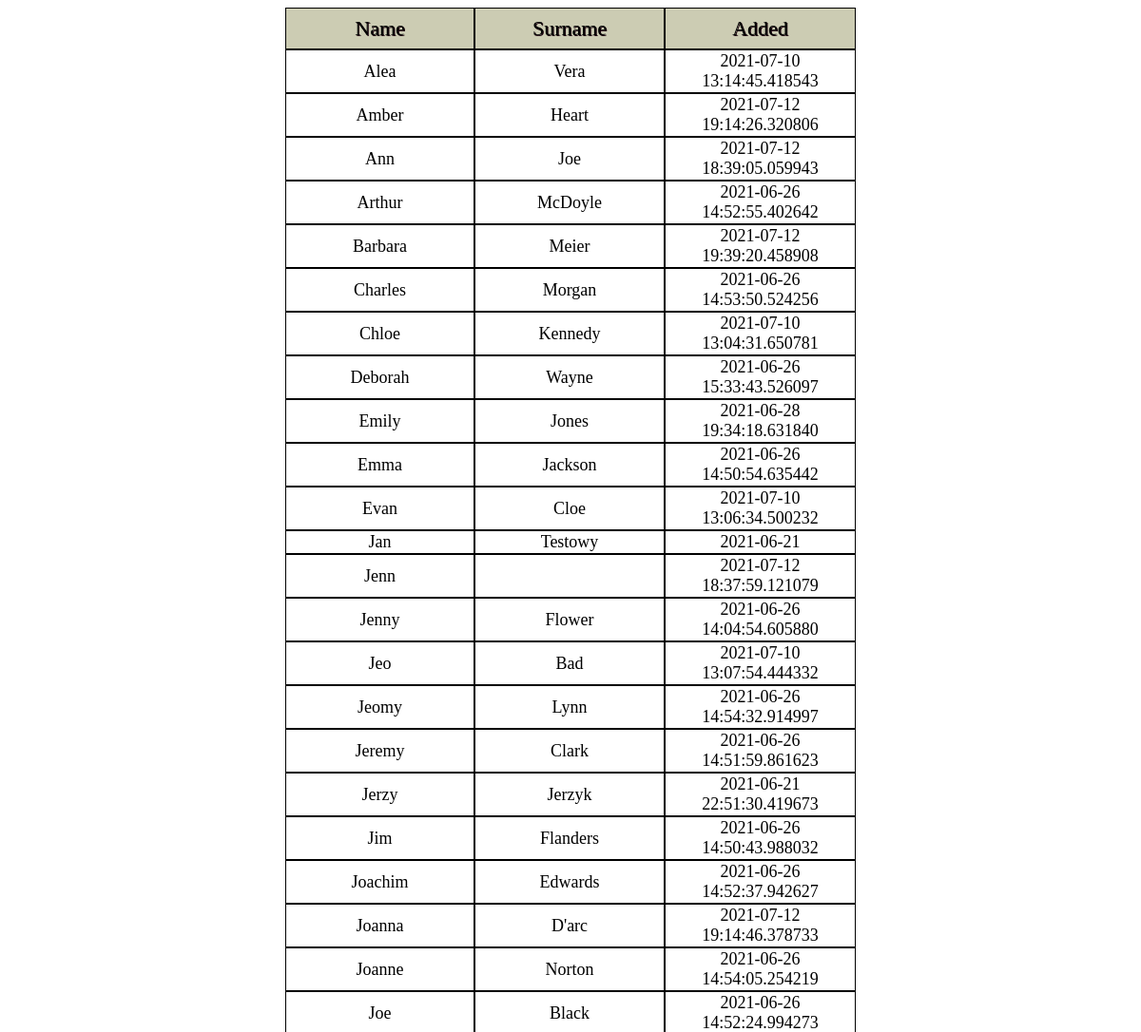
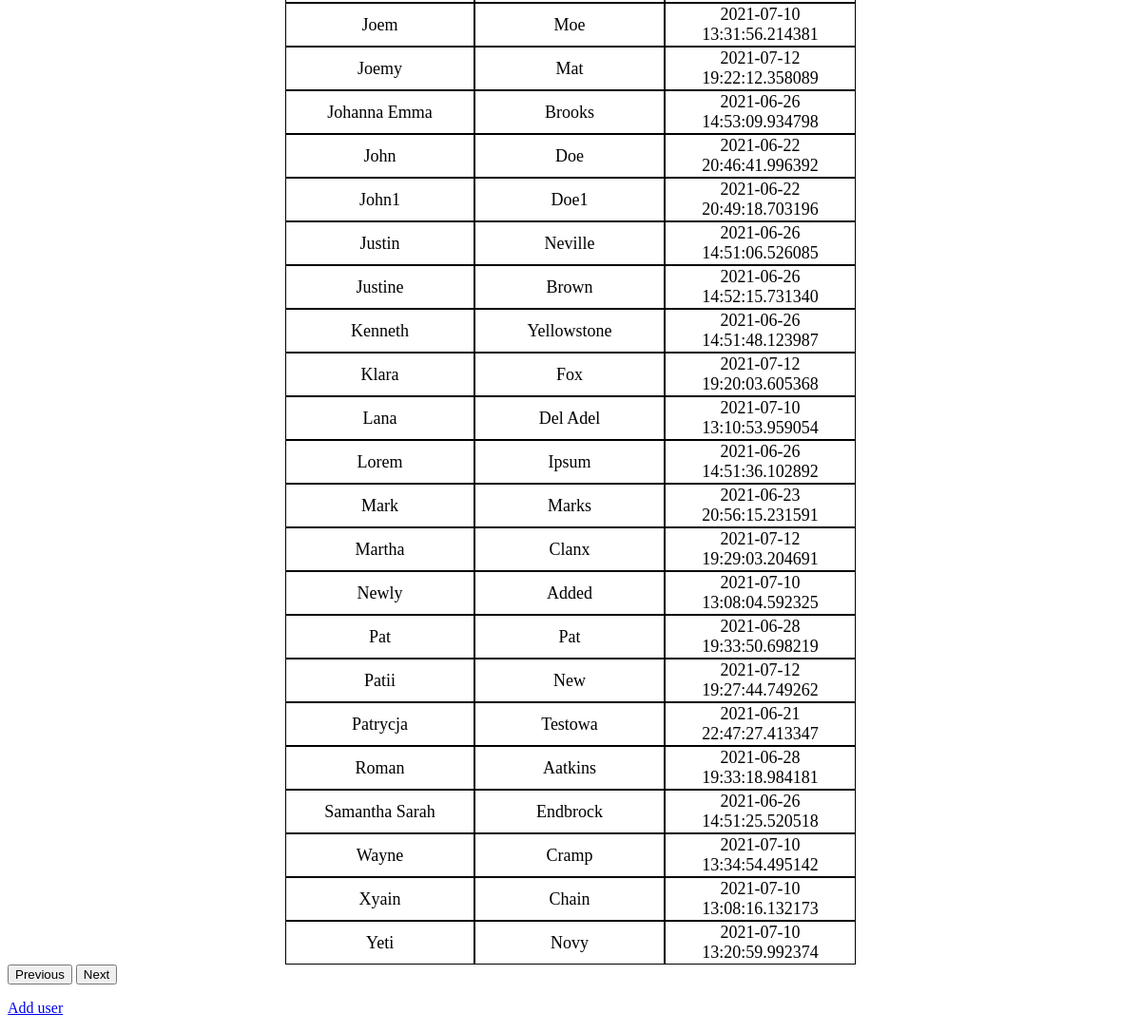
/users, run on an earlier commit of the app's database (2 pictures, top to bottom).
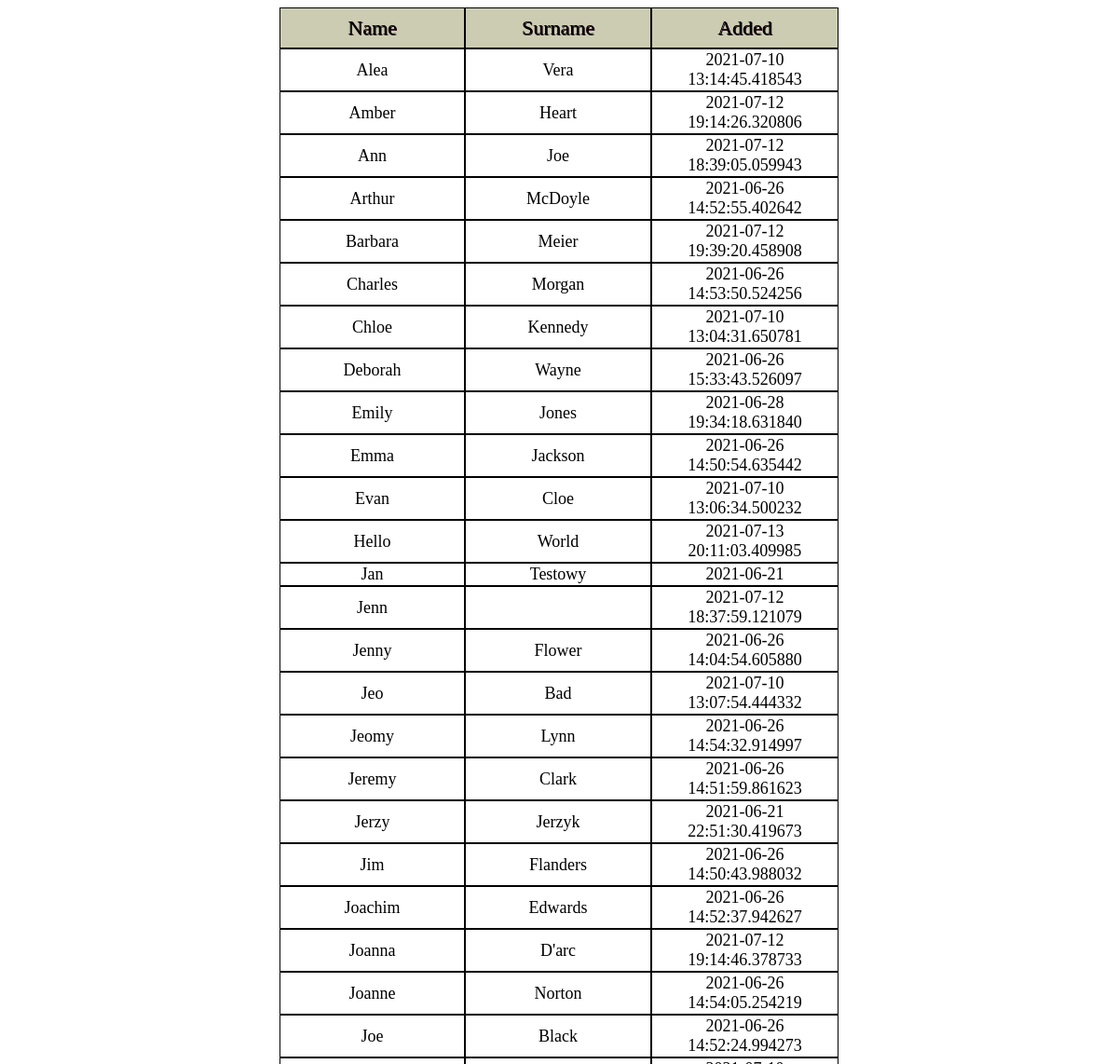
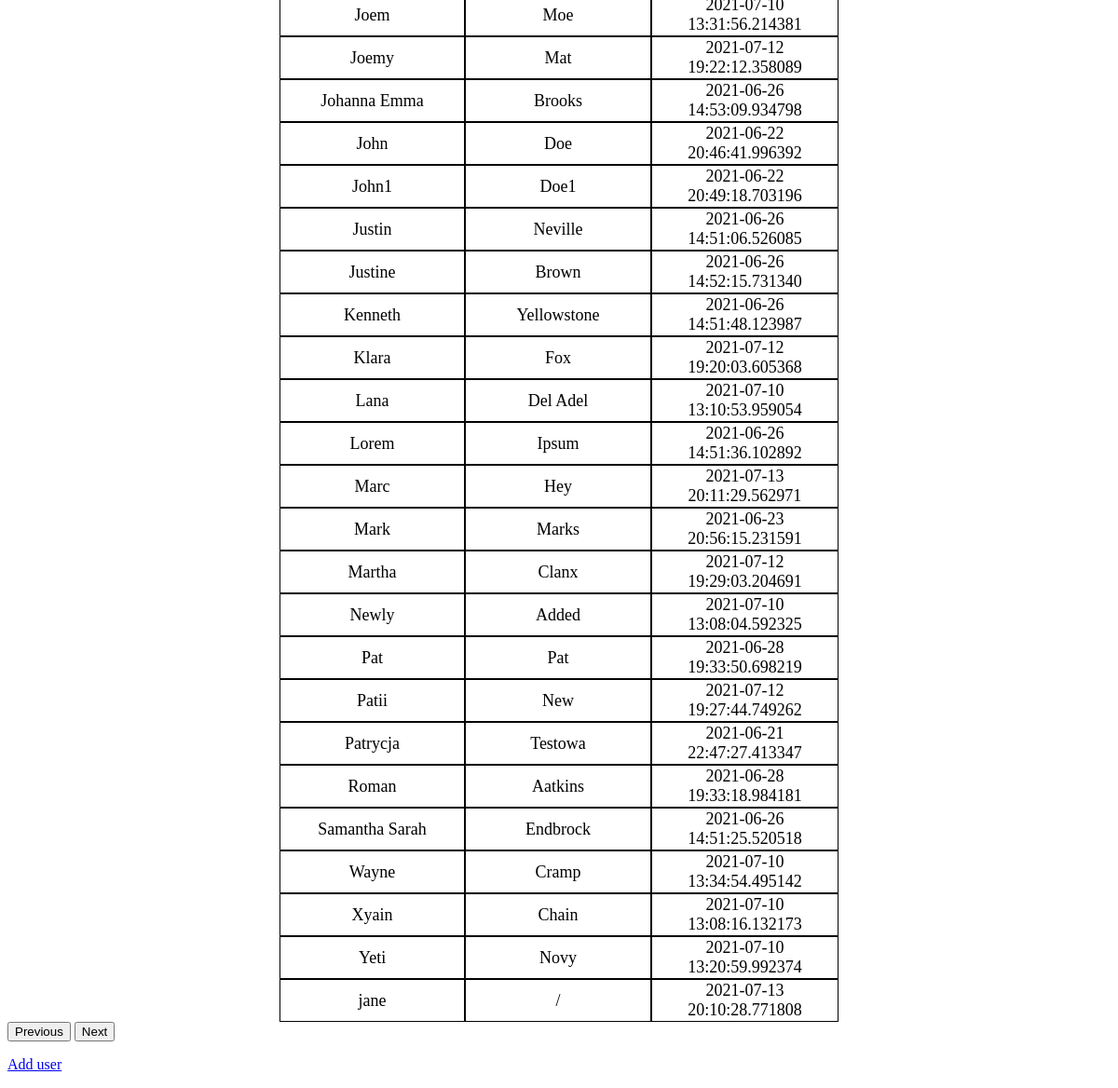
And on a later commit of the database (2 pictures, top to bottom).
### tables this page shows
CREATE TABLE users (
  id INTEGER PRIMARY KEY AUTOINCREMENT,
  name TEXT UNIQUE NOT NULL,
  surname TEXT UNIQUE NOT NULL,
  data_dodania datetime NOT NULL
);

### main.py (the view)
@app.route('/users', methods=['GET', 'POST'])  # show all of the records on the one page
def users():
    db = get_db()
    kursor = db.execute('SELECT * FROM users ORDER BY name ASC;')
    users = kursor.fetchall()  # fetchall zwraca dane w formie listy
    return render_template('user.html', users=users)

### main.py (called while the page is built)
def get_db():
    if not g.get('db'):  # jezeli brak połączenia to je tworzymy
        conn = sqlite3.connect(app.config['DATABASE'])
        conn.row_factory = sqlite3.Row
        g.db = conn  # zapisujemy połączenie w kontekście aplikacji
    return g.db  # zwracamy połączenie z bazą

### templates/user.html (shortened to what this page needs)
<!DOCTYPE html>
<html lang="en">
<head>
    <link rel= "stylesheet" type= "text/css" href= "{{ url_for('static',filename='style.css') }}">
</head>
<body>
    <table class="user-table">
    <tr>
        <td class="first-row">Name</td>
        <td class="first-row">Surname</td>
        <td class="first-row">Added</td>
    </tr>
        {% for user in users %}
            <tr>
                 <td> {{user.name}}</td>
                <td>  {{user.surname}}</td>
                <td>{{user.data_dodania}}</td>
            </tr>
            {% endfor %}
        </table>
    <button onclick="window.location.href='{{ url_for( 'users') }}';">Previous</button>
    <button onclick="window.location.href='{{ url_for( 'users_pages', page=0) }}';">Next</button>
    <p><a href="{{url_for('index')}}">Add user</a></p>
</body>
</html>

### static/style.css (style rules this page uses)
td { border: 1px solid black; width: 200px; height: 20px; font-size: 18px; text-align: center; }
.user-table { width: 600px; display: block; margin-left: auto; margin-right: auto; border-spacing: 0px; }
.first-row { height: 40px; font: 22px solid black; text-shadow: 1px 1px #1a000d; background-color: #ccccb3; }

What changed in the data, as far as the page shows it:
added users: name "Hello", surname "World", data_dodania "2021-07-13 20:11:03.409985"
added users: name "Marc", surname "Hey", data_dodania "2021-07-13 20:11:29.562971"
added users: name "jane", surname "/", data_dodania "2021-07-13 20:10:28.771808"
